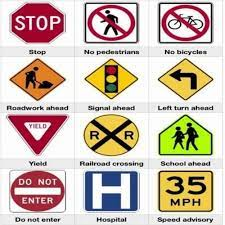
#> input picture New folder/8-8-2024/test.jpg, 225 x 225 px
$ python test.py
#> lines starting #> are read from the running program, lines starting #| are printed output that depends on the picture
import cv2
import numpy as np

#read the image with the particular library
image =cv2.imread('test.jpg')
#> image is the input picture: shape (225, 225, 3); mean B, G, R 176.5, 189.5, 205.3

if image is None:
    print("could not read the image")
    exit()

#original image
#cv2.imshow('original image',image)
#cv2.waitKey(0)
#cv2.destroyAllWindows()

#convert to greyscale
grey_image =cv2.cvtColor(image,cv2.COLOR_BGR2GRAY)
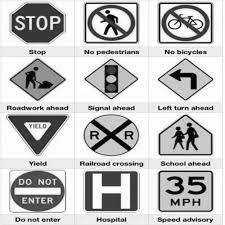
#> grey_image: shape (225, 225); min 0, max 255, mean 192.8

#we apply a gaussin blur into the above image
blurred_image =cv2.GaussianBlur(grey_image,(5,5),0)
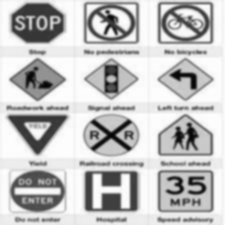
#> blurred_image: shape (225, 225); min 4, max 255, mean 192.8

#edge dectection by using canny in cv2
edges =cv2.Canny(blurred_image,50,150)
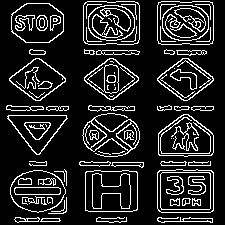
#> edges: shape (225, 225); 14.5% white in thin lines or dots

#original image
cv2.imshow('original image',image)
cv2.waitKey(0)

cv2.imshow('greyscale image',image)
cv2.waitKey(0)

cv2.imshow('blurred image',image)
cv2.waitKey(0)

cv2.imshow('edges image',image)
cv2.waitKey(0)

cv2.destroyAllWindows()
